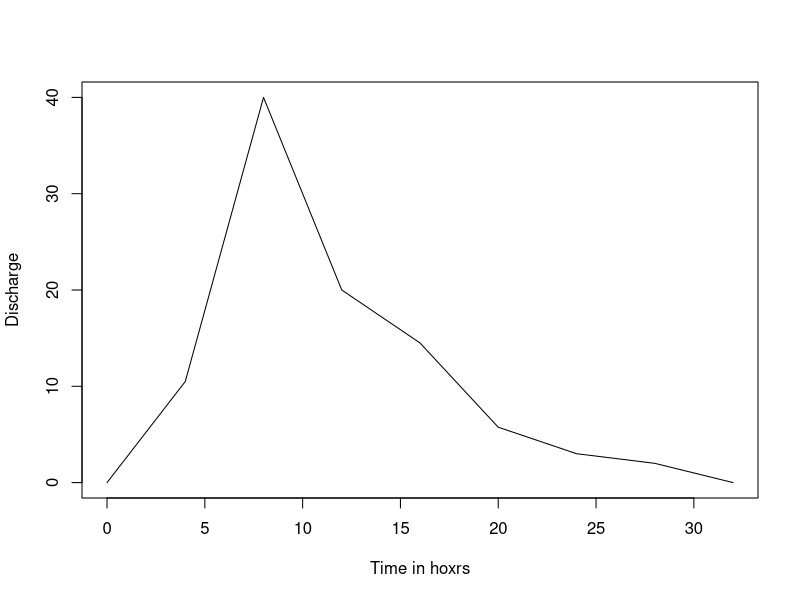

This figure's R source:
# page no: 189

A = 103.4;
t = seq(0,32, by=4);
q = c(0, 21, 80, 82, 189, 123, 184, 87, 55.5, 25.25, 9, 6, 0);
x = vector(length = 9)
x[2] = q[2]/2;
x[3] = (q[3]-4*x[1])/2;
x[4] = (q[4]-4*x[2])/2;
for (i in 5:9) x[i] = (q[i]-3*x[i-4]-4*x[i-2])/2;
for (i in 1:9) print(x[i]);
plot(t,x, xlab= "Time in hoxrs", ylab = "Discharge", type='l')
